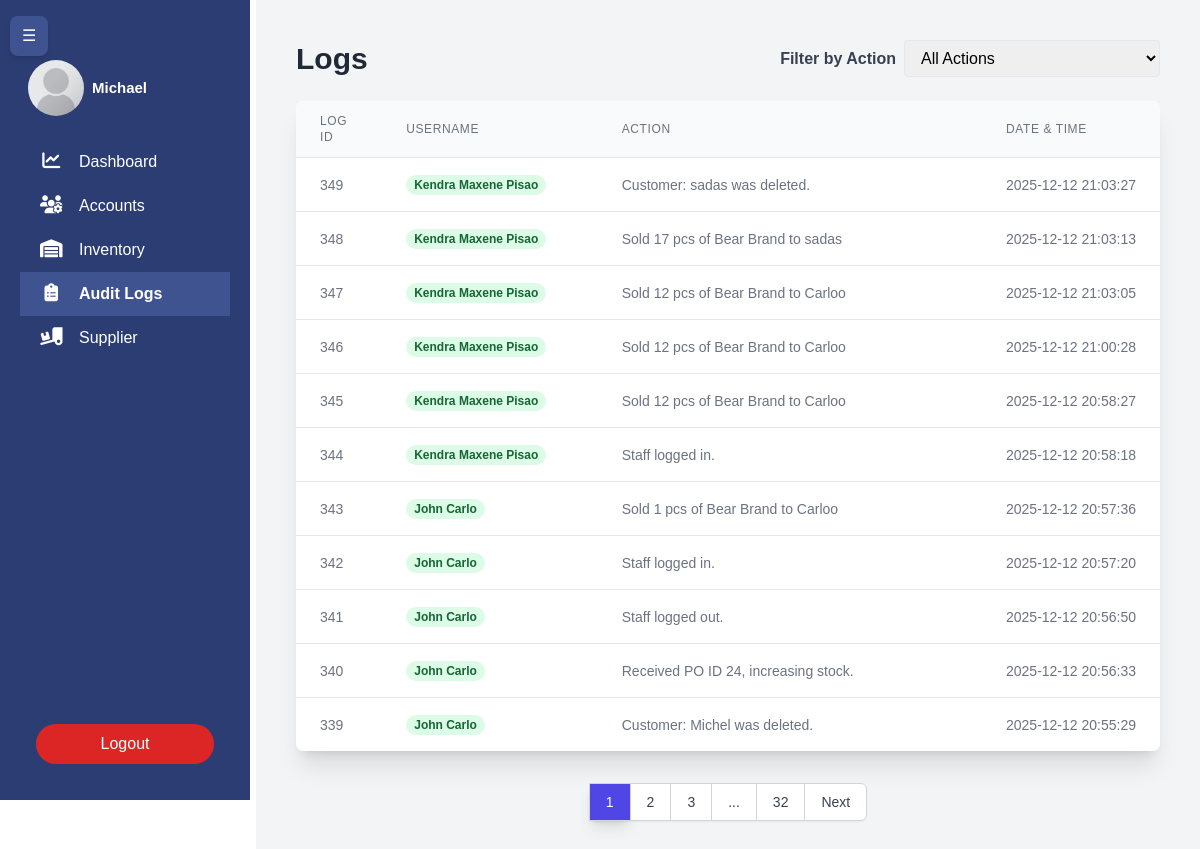
Before: /user/admin/logs.php (signed in) with the older database file.
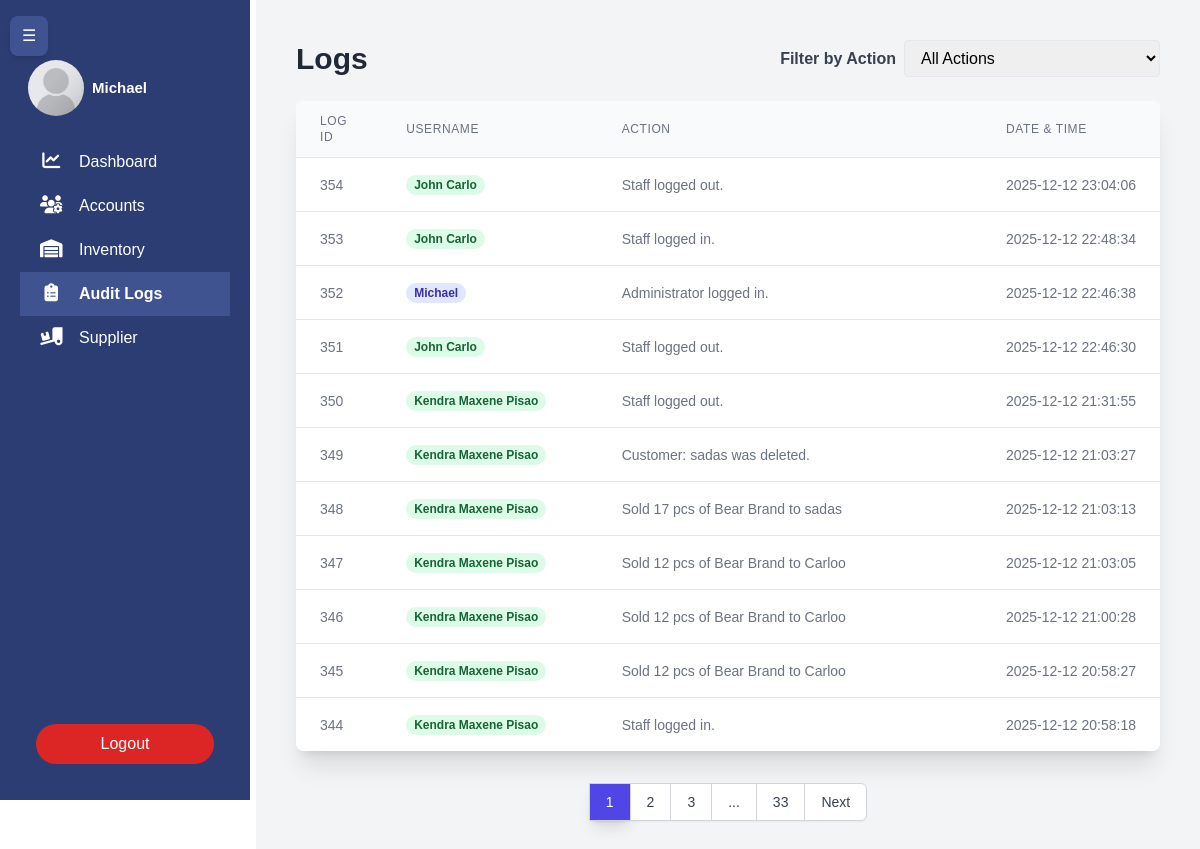
After: the same page with the newer database file.
### tables this page shows
CREATE TABLE `audit_logs` (
  `id` int(11) NOT NULL,
  `user_id` int(11) NOT NULL,
  `action` varchar(255) NOT NULL,
  `date_time` datetime NOT NULL
);

CREATE TABLE `users` (
  `id` int(11) NOT NULL,
  `name` varchar(45) DEFAULT NULL,
  `email` varchar(45) NOT NULL,
  `password_hash` varchar(255) NOT NULL,
  `roles` enum('admin','staff') NOT NULL,
  `is_deleted` tinyint(1) NOT NULL
);

### db.php (called while the page is built, shortened)
<?php
$initial_margin_class = (isset($_SESSION['sidebar_initial_state']) && $_SESSION['sidebar_initial_state'] == 'collapsed') ? 'ml-16' : 'ml-64';
?>

### backend/audit.php (called while the page is built, shortened)
<?php
include "../../db.php";
$records_per_page = 11;
$current_page = (isset($_GET['page']) && is_numeric($_GET['page'])) ? (int) $_GET['page'] : 1;
$where = '';
$total_records_query = "SELECT COUNT(*) FROM audit_logs a JOIN USERS u ON a.user_id = u.id" . $where;
$stmt_count = $conn->prepare($total_records_query);
$stmt_count->execute();
$total_records = $stmt_count->fetchColumn();
$total_pages = ceil($total_records / $records_per_page);
$offset = ($current_page - 1) * $records_per_page;
$audit_logs_query = "
    SELECT a.id, a.action, u.name, a.date_time, u.roles FROM
    audit_logs a
    JOIN USERS u ON a.user_id = u.id
    " . $where . "
    ORDER BY a.date_time DESC
    LIMIT :limit OFFSET :offset";
$stmt = $conn->prepare($audit_logs_query);
$stmt->bindParam(':limit', $records_per_page, PDO::PARAM_INT);
$stmt->bindParam(':offset', $offset, PDO::PARAM_INT);
$stmt->execute();
$logs = $stmt->fetchAll();
$filter_param = '';
?>

### user/admin/logs.php (the view, shortened to what the changed rows need)
<?php
include "../../backend/audit.php";
?>
<!DOCTYPE html>
<html lang="en">
<head>
    <link rel="stylesheet" href="../../css/admin.css">
    <script src="https://cdn.tailwindcss.com"></script>
</head>
<body>
    <?php include "sidebar.php"; ?>
    <div id="mainContent" class="ml-64 p-10 min-h-screen bg-gray-100 <?= $initial_margin_class ?> fade-in-content">
        <div class="flex justify-between items-center mb-6">
            <h1 class="text-3xl font-bold text-gray-800">Logs</h1>
        </div>
        <div class="bg-white rounded-lg shadow-xl overflow-x-auto">
            <table class="min-w-full divide-y divide-gray-200" style="table-layout: fixed;">
                <thead class="bg-gray-50">
                    <tr>
                        <th class="px-6 py-3 text-left text-xs font-medium text-gray-500 uppercase tracking-wider"
                            style="width: 10%;">Log ID</th>
                        <th class="px-6 py-3 text-left text-xs font-medium text-gray-500 uppercase tracking-wider"
                            style="width: 25%;">Username</th>
                        <th class="px-6 py-3 text-left text-xs font-medium text-gray-500 uppercase tracking-wider"
                            style="width: 45%;">Action</th>
                        <th class="px-6 py-3 text-left text-xs font-medium text-gray-500 uppercase tracking-wider"
                            style="width: 20%;">Date & Time</th>
                    </tr>
                </thead>
                <tbody class="bg-white divide-y divide-gray-200">
                    <?php foreach ($logs as $log): ?>
                        <tr class="transition duration-150 hover:bg-gray-50 hover:shadow-md">
                            <td class="px-6 py-4 whitespace-nowrap text-sm text-gray-500">
                                <?php echo htmlspecialchars($log['id']); ?></td>
                            <td class="px-6 py-4 whitespace-nowrap text-sm text-gray-500"><span
                                    class="px-2 inline-flex text-xs leading-5 font-semibold rounded-full
                        <?php echo ($log['roles'] == 'admin') ? 'bg-indigo-100 text-indigo-800' : 'bg-green-100 text-green-800'; ?> transition duration-150 hover:scale-[1.05]">
                                    <?php echo htmlspecialchars($log['name']); ?>
                                </span></td>
                            <td class="px-6 py-4 text-sm text-gray-500 whitespace-normal break-words">
                                <?php echo htmlspecialchars($log['action']); ?></td>
                            <td class="px-6 py-4 whitespace-nowrap text-sm text-gray-500">
                                <?php echo htmlspecialchars($log['date_time']); ?></td>
                        </tr>
                    <?php endforeach; ?>
                </tbody>
            </table>
        </div>
        <div class="mt-8 flex justify-center">
            <nav class="relative z-0 inline-flex rounded-md shadow-sm -space-x-px" aria-label="Pagination">
                <?php
                $max_links = 3;
                $start_page = max(1, $current_page - floor($max_links / 2));
                $end_page = min($total_pages, $current_page + floor($max_links / 2));
                if ($end_page - $start_page + 1 < $max_links) {
                    if ($start_page > 1) {
                        $start_page = max(1, $start_page - ($max_links - ($end_page - $start_page + 1)));
                    } elseif ($end_page < $total_pages) {
                        $end_page = min($total_pages, $end_page + ($max_links - ($end_page - $start_page + 1)));
                    }
                }
                ?>
                        <?php
                for ($i = $start_page; $i <= $end_page; $i++): ?>
                    <a href="?page=<?php echo $i . $filter_param; ?>"
                       class="<?php echo ($i == $current_page) ? 'bg-indigo-600 text-white shadow-lg' : 'bg-white text-gray-700 hover:bg-gray-100'; ?>
                        relative inline-flex items-center px-4 py-2 border border-gray-300 text-sm font-medium transition duration-150">
                        <?php echo $i; ?>
                    </a>
                <?php endfor; ?>
                <?php
                if ($end_page < $total_pages) {
                    if ($end_page < $total_pages - 1) {
                        ?>
                        <span class="relative inline-flex items-center px-4 py-2 border border-gray-300 bg-white text-gray-700 text-sm font-medium">...</span>
                        <?php
                    }
                    ?>
                    <a href="?page=<?php echo $total_pages . $filter_param; ?>" class="bg-white text-gray-700 hover:bg-gray-100 relative inline-flex items-center px-4 py-2 border border-gray-300 text-sm font-medium transition duration-150"><?php echo $total_pages; ?></a>
                    <?php
                }
                ?>
                <?php if ($current_page < $total_pages): ?>
                    <a href="?page=<?php echo $current_page + 1 . $filter_param; ?>"
                        class="relative inline-flex items-center px-4 py-2 border border-gray-300 text-sm font-medium rounded-r-md text-gray-700 bg-white hover:bg-indigo-500 hover:text-white transition duration-150">
                        Next
                    </a>
                <?php endif; ?>
            </nav>
        </div>
</body>
</html>

Changed rows visible on the page:
no longer on this page (row unchanged): audit_logs: id "343", user.name "John Carlo", action "Sold 1 pcs of Bear Brand to Carloo", date_time "2025-12-12 20:57:36"
no longer on this page (row unchanged): audit_logs: id "342", user.name "John Carlo", action "Staff logged in.", date_time "2025-12-12 20:57:20"
no longer on this page (row unchanged): audit_logs: id "341", user.name "John Carlo", action "Staff logged out.", date_time "2025-12-12 20:56:50"
no longer on this page (row unchanged): audit_logs: id "340", user.name "John Carlo", action "Received PO ID 24, increasing stock.", date_time "2025-12-12 20:56:33"
no longer on this page (row unchanged): audit_logs: id "339", user.name "John Carlo", action "Customer: Michel was deleted.", date_time "2025-12-12 20:55:29"
added audit_logs: id "354", user.name "John Carlo", action "Staff logged out.", date_time "2025-12-12 23:04:06"
added audit_logs: id "353", user.name "John Carlo", action "Staff logged in.", date_time "2025-12-12 22:48:34"
added audit_logs: id "352", user.name "Michael", action "Administrator logged in.", date_time "2025-12-12 22:46:38"
added audit_logs: id "351", user.name "John Carlo", action "Staff logged out.", date_time "2025-12-12 22:46:30"
added audit_logs: id "350", user.name "Kendra Maxene Pisao", action "Staff logged out.", date_time "2025-12-12 21:31:55"
Other visible differences:
$total_pages: "32" → "33"
